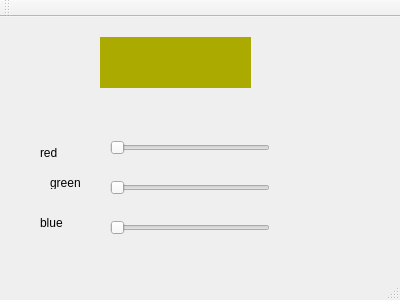
<?xml version="1.0" encoding="UTF-8"?>
<ui version="4.0">
 <class>MainWindow</class>
 <widget class="QMainWindow" name="MainWindow">
  <property name="geometry">
   <rect>
    <x>0</x>
    <y>0</y>
    <width>400</width>
    <height>300</height>
   </rect>
  </property>
  <property name="windowTitle">
   <string>MainWindow</string>
  </property>
  <widget class="QWidget" name="centralWidget">
   <widget class="QSlider" name="greenSlider">
    <property name="geometry">
     <rect>
      <x>110</x>
      <y>160</y>
      <width>160</width>
      <height>22</height>
     </rect>
    </property>
    <property name="maximum">
     <number>255</number>
    </property>
    <property name="orientation">
     <enum>Qt::Horizontal</enum>
    </property>
   </widget>
   <widget class="QSlider" name="blueSlider">
    <property name="geometry">
     <rect>
      <x>110</x>
      <y>200</y>
      <width>160</width>
      <height>22</height>
     </rect>
    </property>
    <property name="maximum">
     <number>255</number>
    </property>
    <property name="orientation">
     <enum>Qt::Horizontal</enum>
    </property>
   </widget>
   <widget class="QSlider" name="redSlider">
    <property name="geometry">
     <rect>
      <x>110</x>
      <y>120</y>
      <width>160</width>
      <height>22</height>
     </rect>
    </property>
    <property name="maximum">
     <number>255</number>
    </property>
    <property name="orientation">
     <enum>Qt::Horizontal</enum>
    </property>
   </widget>
   <widget class="QLabel" name="label">
    <property name="geometry">
     <rect>
      <x>40</x>
      <y>130</y>
      <width>54</width>
      <height>12</height>
     </rect>
    </property>
    <property name="text">
     <string>red</string>
    </property>
   </widget>
   <widget class="QLabel" name="label_2">
    <property name="geometry">
     <rect>
      <x>50</x>
      <y>160</y>
      <width>54</width>
      <height>12</height>
     </rect>
    </property>
    <property name="text">
     <string>green</string>
    </property>
   </widget>
   <widget class="QLabel" name="label_3">
    <property name="geometry">
     <rect>
      <x>40</x>
      <y>200</y>
      <width>54</width>
      <height>12</height>
     </rect>
    </property>
    <property name="text">
     <string>blue</string>
    </property>
   </widget>
   <widget class="QLabel" name="plletenLabel">
    <property name="geometry">
     <rect>
      <x>100</x>
      <y>20</y>
      <width>151</width>
      <height>51</height>
     </rect>
    </property>
    <property name="styleSheet">
     <string notr="true">background-color: rgb(170, 170, 0);</string>
    </property>
    <property name="text">
     <string/>
    </property>
   </widget>
  </widget>
  <widget class="QMenuBar" name="menuBar">
   <property name="geometry">
    <rect>
     <x>0</x>
     <y>0</y>
     <width>400</width>
     <height>23</height>
    </rect>
   </property>
  </widget>
  <widget class="QToolBar" name="mainToolBar">
   <attribute name="toolBarArea">
    <enum>TopToolBarArea</enum>
   </attribute>
   <attribute name="toolBarBreak">
    <bool>false</bool>
   </attribute>
  </widget>
  <widget class="QStatusBar" name="statusBar"/>
 </widget>
 <layoutdefault spacing="6" margin="11"/>
 <resources/>
 <connections/>
</ui>
